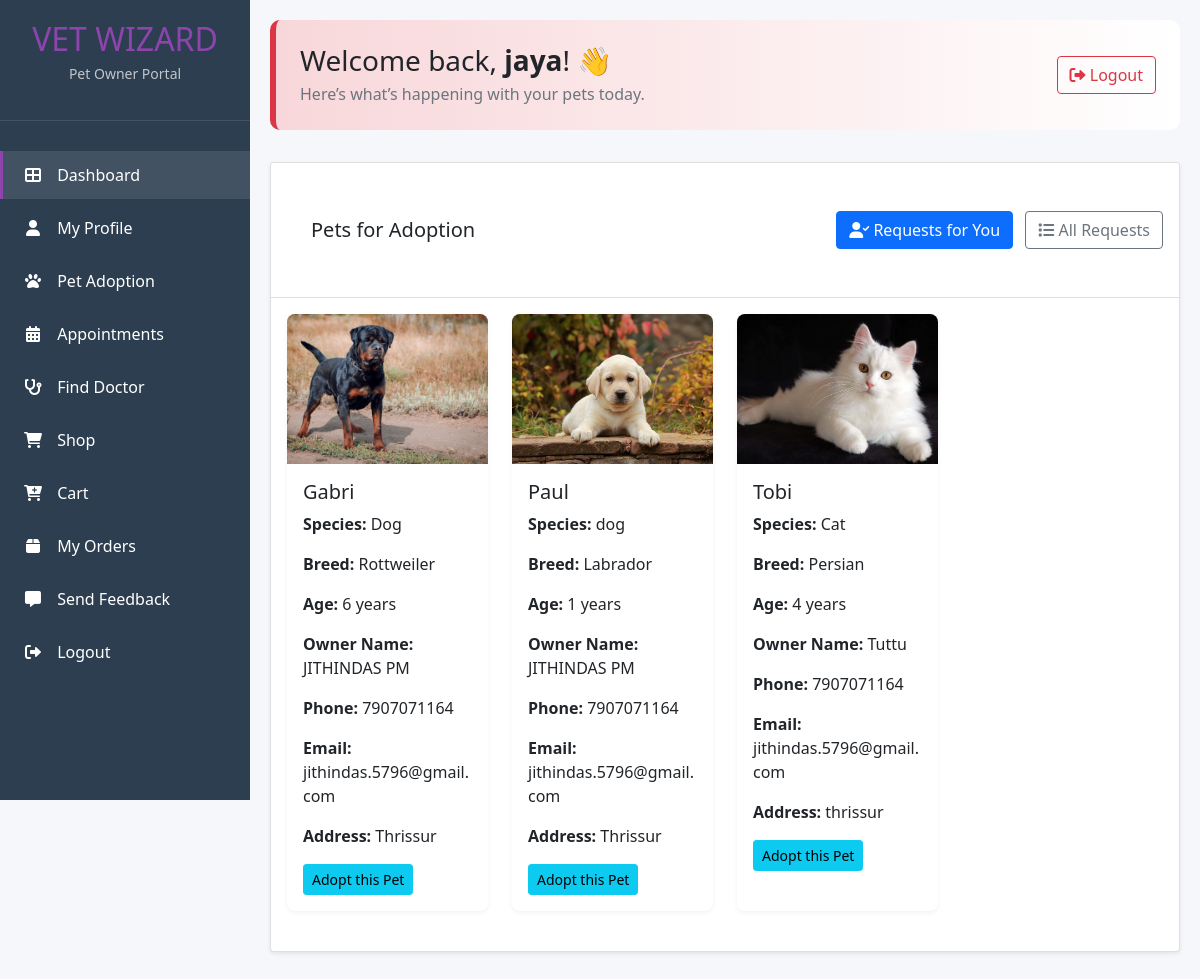
The app's page /user/adoption (signed in) with its own data.
### admins/models.py (models this page shows)
class User(AbstractUser):
    user_type = models.CharField(max_length=20, choices=[
        ('doctor', 'doctor'),
        ('user', 'user')
    ])
    is_approved=models.BooleanField(default=False,null=True,blank=True)
    def __str__(self):
        return self.username

### user/models.py (models this page shows, shortened)
class Pet(models.Model):
    owner = models.CharField(max_length=100)
    name = models.CharField(max_length=100)
    species = models.CharField(max_length=30)  # Dog, Cat
    breed = models.CharField(max_length=50)
    age = models.PositiveIntegerField()
    pet_picture = models.ImageField(upload_to='pet_images', blank=True, null=True)
    adopt=models.BooleanField(default=False)

class PetOwner_Profile(models.Model):
    user = models.ForeignKey(settings.AUTH_USER_MODEL, on_delete=models.CASCADE, related_name='user')
    full_name = models.CharField(max_length=100)
    email = models.EmailField()
    phone_number = models.CharField(max_length=10)
    address = models.TextField()
    profile_picture = models.ImageField(upload_to='images', blank=True, null=True)

### user/views.py (the view)
# urls.py: path('adoption', Adoption_View.as_view(), name='adoption'),
class Adoption_View(View):
    def get(self, request):
        pets = Pet.objects.filter(adopt=True).exclude(owner=request.user)
        pet_with_owners = []
        User = get_user_model()
        for pet in pets:
            try:
                user = User.objects.get(username=pet.owner)
                owner_profile = PetOwner_Profile.objects.get(user=user)
            except (User.DoesNotExist, PetOwner_Profile.DoesNotExist):
                owner_profile = None
            pet_with_owners.append({
                'pet': pet,
                'owner': owner_profile
            })
        return render(request, 'adopt.html', {'pet_with_owners': pet_with_owners})

### user/templates/adopt.html (shortened to what this page needs)
{% extends 'user.html' %}
{% load static %}
{% block content %}
<div class="welcome-card d-flex justify-content-between align-items-center">
    <div>
        <h3 class="mb-1">Welcome back, <strong>{{ request.user }}</strong>! 👋</h3>
        <p class="text-muted mb-0">Here’s what’s happening with your pets today.</p>
    </div>
    <a class="btn btn-outline-danger" href="{% url 'logout' %}">
        <i class="fas fa-sign-out-alt"></i> Logout
    </a>
</div>
<div class="card mb-4 shadow-sm">
    <div class="card-header bg-white d-flex justify-content-between align-items-center py-3">
        <h5 class="mb-0 ms-4">Pets for Adoption</h5>
        <div style="text-align: center; margin: 2rem 0;">
            <a href="{% url 'adoption_requests' %}" class="btn btn-primary me-2">
                <i class="fas fa-user-check"></i> Requests for You
            </a>
            <a href="{% url 'my_adoption_requests' %}" class="btn btn-outline-secondary">
                <i class="fas fa-list"></i> All Requests
            </a>
        </div>
    </div>
    <div class="card-body">
        <div class="row">
            {% if pet_with_owners %}
    {% for item in pet_with_owners %}
        {% with pet=item.pet owner=item.owner %}
        <div class="col-xl-3 col-lg-4 col-md-6 mb-4">
            <div class="pet-card">
                <div class="pet-image">
                    {% if pet.pet_picture %}
                        <img src="{{ pet.pet_picture.url }}" alt="{{ pet.name }}" class="img-fluid">
                    {% else %}
                        <img src="{% static 'default_pet.png' %}" alt="{{ pet.name }}" class="img-fluid">
                    {% endif %}
                </div>
                <div class="card-body">
                    <h5 class="card-title">{{ pet.name }}</h5>
                    <p><strong>Species:</strong> {{ pet.species }}</p>
                    <p><strong>Breed:</strong> {{ pet.breed }}</p>
                    <p><strong>Age:</strong> {{ pet.age }} years</p>
                    {% if owner %}
                        <p><strong>Owner Name:</strong> {{ owner.full_name }}</p>
                        <p><strong>Phone:</strong> {{ owner.phone_number }}</p>
                        <p><strong>Email:</strong> {{ owner.email }}</p>
                        <p><strong>Address:</strong> {{ owner.address }}</p>
                    {% else %}
                        <p><em>Owner information not available</em></p>
                    {% endif %}
                    {% if pet.adopt %}
    <a href="{% url 'adopter_details' pet.id %}" class="btn btn-sm btn-info">Adopt this Pet</a>
{% endif %}
                </div>
            </div>
        </div>
        {% endwith %}
    {% endfor %}
{% else %}
    <div class="col-12">
        <div class="alert alert-info text-center py-5" role="alert">
            No pets added yet. Click "Add New Pet" to get started.
        </div>
    </div>
{% endif %}
        </div>
    </div>
</div>
{% endblock %}

### user/templates/user.html (style rules this page uses)
:root { --primary: #8e44ad; --secondary: #3498db; --dark: #2c3e50; --light: #ecf0f1; --danger: #e74c3c; --warning: #f39c12; --success: #2ecc71; }
body { background-color: #f5f7fa; font-family: 'Segoe UI', Tahoma, Geneva, Verdana, sans-serif; }
.pet-card { background: white; border-radius: 8px; overflow: hidden; box-shadow: 0 2px 5px rgba(0, 0, 0, 0.05); height: 100%; }
.pet-image { height: 150px; overflow: hidden; }
.pet-image img { width: 100%; height: 100%; object-fit: cover; }
.welcome-card { background: linear-gradient(to right, #f8d7da, #fff); border-left: 6px solid #dc3545; border-radius: 10px; padding: 1.5rem; margin-bottom: 2rem; }

### user/templates/adopt.html (style rules this page uses)
:root { --primary: #8e44ad; --secondary: #3498db; --dark: #2c3e50; --light: #ecf0f1; --danger: #e74c3c; --warning: #f39c12; --success: #2ecc71; }
body { background-color: #f5f7fa; font-family: 'Segoe UI', Tahoma, Geneva, Verdana, sans-serif; }
.pet-card { background: white; border-radius: 8px; overflow: hidden; box-shadow: 0 2px 5px rgba(0, 0, 0, 0.05); height: 100%; }
.pet-image { height: 150px; overflow: hidden; }
.pet-image img { width: 100%; height: 100%; object-fit: cover; }
.welcome-card { background: linear-gradient(to right, #f8d7da, #fff); border-left: 6px solid #dc3545; border-radius: 10px; padding: 1.5rem; margin-bottom: 2rem; }

### records on screen
User: user "jaya"
Pet: pet.pet_picture (picture), pet.name "Gabri", pet.species "Dog", pet.breed "Rottweiler", pet.age "6", owner.full_name "JITHINDAS PM", owner.phone_number "7907071164", owner.email "jithindas.5796@gmail.com", owner.address "Thrissur", adopt "Adopt this Pet"
Pet: pet.pet_picture (picture), pet.name "Paul", pet.species "dog", pet.breed "Labrador", pet.age "1", owner.full_name "JITHINDAS PM", owner.phone_number "7907071164", owner.email "jithindas.5796@gmail.com", owner.address "Thrissur", adopt "Adopt this Pet"
Pet: pet.pet_picture (picture), pet.name "Tobi", pet.species "Cat", pet.breed "Persian", pet.age "4", owner.full_name "Tuttu", owner.phone_number "7907071164", owner.email "jithindas.5796@gmail.com", owner.address "thrissur", adopt "Adopt this Pet"
